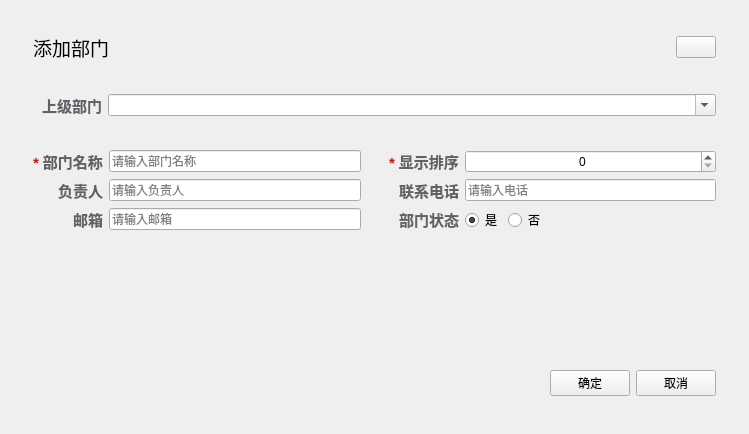
<?xml version="1.0" encoding="UTF-8"?>
<ui version="4.0">
 <class>DeptAddDlgClass</class>
 <widget class="QWidget" name="DeptAddDlgClass">
  <property name="geometry">
   <rect>
    <x>0</x>
    <y>0</y>
    <width>749</width>
    <height>434</height>
   </rect>
  </property>
  <property name="minimumSize">
   <size>
    <width>749</width>
    <height>0</height>
   </size>
  </property>
  <property name="maximumSize">
   <size>
    <width>749</width>
    <height>16777215</height>
   </size>
  </property>
  <property name="windowTitle">
   <string>DeptAddDlg</string>
  </property>
  <property name="styleSheet">
   <string notr="true"/>
  </property>
  <layout class="QVBoxLayout" name="verticalLayout">
   <item>
    <widget class="QWidget" name="container" native="true">
     <layout class="QVBoxLayout" name="verticalLayout_2">
      <item>
       <widget class="QWidget" name="widget" native="true">
        <property name="minimumSize">
         <size>
          <width>0</width>
          <height>50</height>
         </size>
        </property>
        <property name="maximumSize">
         <size>
          <width>16777215</width>
          <height>50</height>
         </size>
        </property>
        <layout class="QHBoxLayout" name="horizontalLayout">
         <item>
          <widget class="QLabel" name="label">
           <property name="text">
            <string>&lt;html&gt;&lt;head/&gt;&lt;body&gt;&lt;p&gt;&lt;span style=&quot; font-size:14pt;&quot;&gt;添加部门&lt;/span&gt;&lt;/p&gt;&lt;/body&gt;&lt;/html&gt;</string>
           </property>
          </widget>
         </item>
         <item>
          <spacer name="horizontalSpacer">
           <property name="orientation">
            <enum>Qt::Orientation::Horizontal</enum>
           </property>
           <property name="sizeHint" stdset="0">
            <size>
             <width>529</width>
             <height>20</height>
            </size>
           </property>
          </spacer>
         </item>
         <item>
          <widget class="QPushButton" name="closeBtn">
           <property name="text">
            <string/>
           </property>
          </widget>
         </item>
        </layout>
       </widget>
      </item>
      <item>
       <widget class="QWidget" name="widget_2" native="true">
        <property name="minimumSize">
         <size>
          <width>0</width>
          <height>55</height>
         </size>
        </property>
        <property name="maximumSize">
         <size>
          <width>16777215</width>
          <height>55</height>
         </size>
        </property>
        <layout class="QHBoxLayout" name="horizontalLayout_2">
         <property name="leftMargin">
          <number>20</number>
         </property>
         <item>
          <widget class="QLabel" name="label_14">
           <property name="text">
            <string>&lt;html&gt;&lt;head/&gt;&lt;body&gt;&lt;p&gt;&lt;span style=&quot; font-size:11pt; font-weight:700; color:#606266;&quot;&gt;上级部门&lt;/span&gt;&lt;/p&gt;&lt;/body&gt;&lt;/html&gt;</string>
           </property>
          </widget>
         </item>
         <item>
          <widget class="TreeComboBox" name="parentDeptCbx">
           <property name="sizePolicy">
            <sizepolicy hsizetype="Expanding" vsizetype="Fixed">
             <horstretch>0</horstretch>
             <verstretch>0</verstretch>
            </sizepolicy>
           </property>
           <property name="editable">
            <bool>true</bool>
           </property>
          </widget>
         </item>
        </layout>
       </widget>
      </item>
      <item>
       <widget class="QWidget" name="centeral" native="true">
        <layout class="QHBoxLayout" name="horizontalLayout_5">
         <property name="leftMargin">
          <number>0</number>
         </property>
         <property name="topMargin">
          <number>0</number>
         </property>
         <property name="rightMargin">
          <number>0</number>
         </property>
         <property name="bottomMargin">
          <number>0</number>
         </property>
         <item>
          <widget class="QWidget" name="widget_3" native="true">
           <layout class="QFormLayout" name="formLayout">
            <property name="labelAlignment">
             <set>Qt::AlignmentFlag::AlignRight|Qt::AlignmentFlag::AlignTrailing|Qt::AlignmentFlag::AlignVCenter</set>
            </property>
            <item row="0" column="0">
             <widget class="QLabel" name="label_9">
              <property name="text">
               <string>&lt;html&gt;&lt;head/&gt;&lt;body&gt;&lt;p&gt;&lt;span style=&quot; font-size:11pt; font-weight:700; color:#ff0000;&quot;&gt;* &lt;/span&gt;&lt;span style=&quot; font-size:11pt; font-weight:700; color:#606266;&quot;&gt;部门名称&lt;/span&gt;&lt;/p&gt;&lt;/body&gt;&lt;/html&gt;</string>
              </property>
             </widget>
            </item>
            <item row="0" column="1">
             <widget class="QLineEdit" name="deptNameEdit">
              <property name="placeholderText">
               <string>请输入部门名称</string>
              </property>
             </widget>
            </item>
            <item row="1" column="0">
             <widget class="QLabel" name="label_8">
              <property name="text">
               <string>&lt;html&gt;&lt;head/&gt;&lt;body&gt;&lt;p&gt;&lt;span style=&quot; font-size:11pt; font-weight:700; color:#606266;&quot;&gt;负责人&lt;/span&gt;&lt;/p&gt;&lt;/body&gt;&lt;/html&gt;</string>
              </property>
             </widget>
            </item>
            <item row="1" column="1">
             <widget class="QLineEdit" name="leaderEdit">
              <property name="placeholderText">
               <string>请输入负责人</string>
              </property>
             </widget>
            </item>
            <item row="2" column="0">
             <widget class="QLabel" name="label_10">
              <property name="text">
               <string>&lt;html&gt;&lt;head/&gt;&lt;body&gt;&lt;p&gt;&lt;span style=&quot; font-size:11pt; font-weight:700; color:#606266;&quot;&gt;邮箱&lt;/span&gt;&lt;/p&gt;&lt;/body&gt;&lt;/html&gt;</string>
              </property>
             </widget>
            </item>
            <item row="2" column="1">
             <widget class="QLineEdit" name="emailEdit">
              <property name="placeholderText">
               <string>请输入邮箱</string>
              </property>
             </widget>
            </item>
           </layout>
          </widget>
         </item>
         <item>
          <widget class="QWidget" name="widget_6" native="true">
           <layout class="QFormLayout" name="formLayout_2">
            <property name="labelAlignment">
             <set>Qt::AlignmentFlag::AlignRight|Qt::AlignmentFlag::AlignTrailing|Qt::AlignmentFlag::AlignVCenter</set>
            </property>
            <item row="0" column="0">
             <widget class="QLabel" name="label_11">
              <property name="text">
               <string>&lt;html&gt;&lt;head/&gt;&lt;body&gt;&lt;p&gt;&lt;span style=&quot; font-size:11pt; font-weight:700; color:#ff0000;&quot;&gt;* &lt;/span&gt;&lt;span style=&quot; font-size:11pt; font-weight:700; color:#606266;&quot;&gt;显示排序&lt;/span&gt;&lt;/p&gt;&lt;/body&gt;&lt;/html&gt;</string>
              </property>
             </widget>
            </item>
            <item row="0" column="1">
             <widget class="QSpinBox" name="orderNumBox">
              <property name="sizePolicy">
               <sizepolicy hsizetype="Expanding" vsizetype="Fixed">
                <horstretch>0</horstretch>
                <verstretch>0</verstretch>
               </sizepolicy>
              </property>
              <property name="alignment">
               <set>Qt::AlignmentFlag::AlignCenter</set>
              </property>
             </widget>
            </item>
            <item row="1" column="0">
             <widget class="QLabel" name="label_13">
              <property name="text">
               <string>&lt;html&gt;&lt;head/&gt;&lt;body&gt;&lt;p&gt;&lt;span style=&quot; font-size:11pt; font-weight:700; color:#606266;&quot;&gt;联系电话&lt;/span&gt;&lt;/p&gt;&lt;/body&gt;&lt;/html&gt;</string>
              </property>
             </widget>
            </item>
            <item row="1" column="1">
             <widget class="QLineEdit" name="phoneEdit">
              <property name="placeholderText">
               <string>请输入电话</string>
              </property>
             </widget>
            </item>
            <item row="2" column="0">
             <widget class="QLabel" name="label_12">
              <property name="text">
               <string>&lt;html&gt;&lt;head/&gt;&lt;body&gt;&lt;p&gt;&lt;span style=&quot; font-size:11pt; font-weight:700; color:#606266;&quot;&gt;部门状态&lt;/span&gt;&lt;/p&gt;&lt;/body&gt;&lt;/html&gt;</string>
              </property>
             </widget>
            </item>
            <item row="2" column="1">
             <layout class="QHBoxLayout" name="horizontalLayout_3">
              <item>
               <widget class="QRadioButton" name="statusRBtn_1">
                <property name="text">
                 <string>是</string>
                </property>
                <property name="checked">
                 <bool>true</bool>
                </property>
               </widget>
              </item>
              <item>
               <widget class="QRadioButton" name="statusRBtn_0">
                <property name="text">
                 <string>否</string>
                </property>
               </widget>
              </item>
              <item>
               <spacer name="horizontalSpacer_2">
                <property name="orientation">
                 <enum>Qt::Orientation::Horizontal</enum>
                </property>
                <property name="sizeHint" stdset="0">
                 <size>
                  <width>40</width>
                  <height>20</height>
                 </size>
                </property>
               </spacer>
              </item>
             </layout>
            </item>
           </layout>
          </widget>
         </item>
        </layout>
       </widget>
      </item>
      <item>
       <widget class="QWidget" name="widget_4" native="true"/>
      </item>
      <item>
       <spacer name="verticalSpacer">
        <property name="orientation">
         <enum>Qt::Orientation::Vertical</enum>
        </property>
        <property name="sizeHint" stdset="0">
         <size>
          <width>20</width>
          <height>40</height>
         </size>
        </property>
       </spacer>
      </item>
      <item>
       <widget class="QWidget" name="widget_5" native="true">
        <property name="minimumSize">
         <size>
          <width>0</width>
          <height>58</height>
         </size>
        </property>
        <property name="maximumSize">
         <size>
          <width>16777215</width>
          <height>58</height>
         </size>
        </property>
        <layout class="QHBoxLayout" name="horizontalLayout_4">
         <item>
          <spacer name="horizontalSpacer_3">
           <property name="orientation">
            <enum>Qt::Orientation::Horizontal</enum>
           </property>
           <property name="sizeHint" stdset="0">
            <size>
             <width>530</width>
             <height>20</height>
            </size>
           </property>
          </spacer>
         </item>
         <item>
          <widget class="QPushButton" name="okBtn">
           <property name="text">
            <string>确定</string>
           </property>
          </widget>
         </item>
         <item>
          <widget class="QPushButton" name="cancelBtn">
           <property name="text">
            <string>取消</string>
           </property>
          </widget>
         </item>
        </layout>
       </widget>
      </item>
     </layout>
    </widget>
   </item>
  </layout>
 </widget>
 <layoutdefault spacing="6" margin="11"/>
 <customwidgets>
  <customwidget>
   <class>TreeComboBox</class>
   <extends>QComboBox</extends>
   <header>common/widgets/treecombobox.h</header>
  </customwidget>
 </customwidgets>
 <resources>
  <include location="../../Resource.qrc"/>
 </resources>
 <connections>
  <connection>
   <sender>closeBtn</sender>
   <signal>clicked(bool)</signal>
   <receiver>DeptAddDlgClass</receiver>
   <slot>close()</slot>
   <hints>
    <hint type="sourcelabel">
     <x>701</x>
     <y>42</y>
    </hint>
    <hint type="destinationlabel">
     <x>374</x>
     <y>363</y>
    </hint>
   </hints>
  </connection>
  <connection>
   <sender>cancelBtn</sender>
   <signal>clicked()</signal>
   <receiver>DeptAddDlgClass</receiver>
   <slot>close()</slot>
   <hints>
    <hint type="sourcelabel">
     <x>684</x>
     <y>680</y>
    </hint>
    <hint type="destinationlabel">
     <x>374</x>
     <y>363</y>
    </hint>
   </hints>
  </connection>
 </connections>
</ui>
